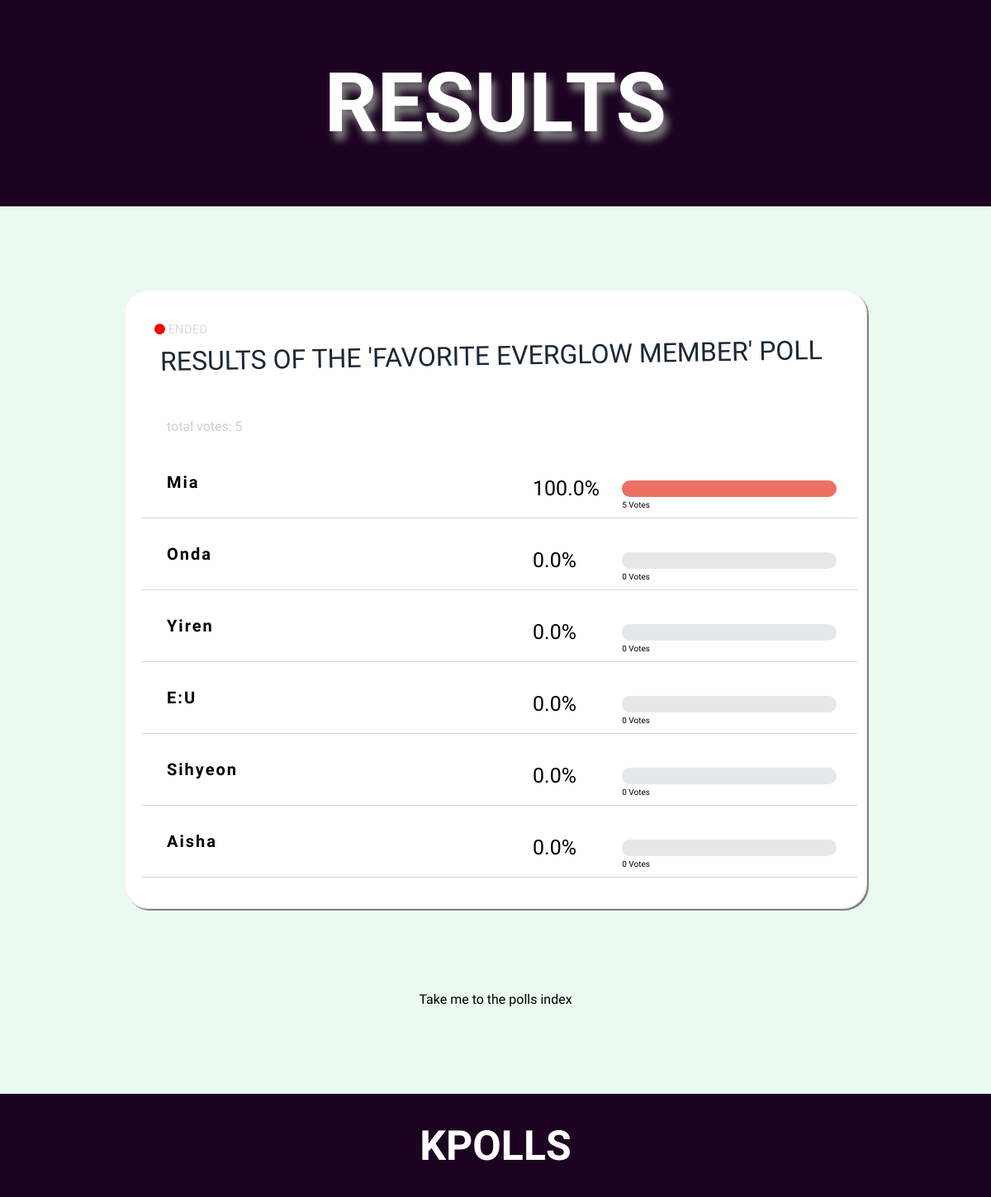
/polls/favorite-everglow-member/results/, run on the app's committed database.
### polls/models.py (models this page shows, shortened)
class Prompt(models.Model):
    prompt_text = models.CharField(max_length=200)
    pub_date = models.DateTimeField('date published')
    rem_date = models.DateTimeField('date removed', null=True)
    slug = models.SlugField(null=False, unique=True)
    ended = models.BooleanField(default=False)

class Choice(models.Model):
        prompt = models.ForeignKey(Prompt, on_delete=models.CASCADE)
        choice_text = models.CharField(max_length=200)
        votes = models.IntegerField(default=0)

### polls/views.py (the view)
# urls.py: path('polls/<slug:slug>/results/', views.ResultsView.as_view(), name='results'),
class ResultsView(generic.DetailView):
    model = Prompt
    template_name = 'polls/results.html'
    def get_queryset(self):
        return Prompt.objects.all()
    def get_context_data(self, **kwargs):
        context = super().get_context_data(**kwargs)
        prompt_names = []
        prompt_votes = []
        for prompt in Prompt.objects.all():
            total_votes_for_each = 0
            prompt_names.append(prompt.prompt_text)
            for choice in prompt.choice_set.all():
                total_votes_for_each += choice.votes
            prompt_votes.append(total_votes_for_each)
        context['namesandvotes'] = dict(zip(prompt_names, prompt_votes))
        return context

### polls/templates/polls/results.html (shortened to what this page needs)
<html>
<head>
    {% load static %}
    <link rel="stylesheet" type="text/css" href="{% static 'polls/css/results style.css' %}" />
    <link rel="stylesheet" href="https://cdnjs.cloudflare.com/ajax/libs/font-awesome/4.7.0/css/font-awesome.min.css">
</head>
<body>
    <header>
        <div class="page-header">
            <h1>RESULTS</h1>
        </div>
    </header>
    <div id="content-wrapper">
        <div class="space"></div>
        <div class="results-container">
            <br>
            {% if prompt.ended == False %}
            <i class="fa fa-circle ongoing"></i>
            {% elif prompt.ended == True %}
            <i class="fa fa-circle ended"></i>
            {% endif %}
            <h1 class="prompt-name-results">Results of the '{{ prompt.prompt_text }}' poll</h1>
            <br>
            <p id="totvotes"></p>
            <ul>
                {% for choice in prompt.choice_set.all|dictsortreversed:"votes" %}
                <li>
                    <div class="item-text"><span>{{ choice.choice_text }}</span></div>
                    <div class="vote-percent">
                        <span id="pcent{{ forloop.counter }}"></span>
                    </div>
                    <div class="vote-bar-container">
                        <div class="vbar">
                            <div id="{{ forloop.counter }}" class="vote-bar"></div>
                        </div>
                        <span>{{ choice.votes }} Vote{{ choice.votes|pluralize }}</span>
                    </div>
                    <br>
                </li>
                {% endfor %}
            </ul>
        </div>
        <div class="space"></div>
        <div class="index-link"><a href="{% url 'polls:pollsindex' %}">Take me to the polls index</a></div><br>
    </div>
    <div class="space"></div>
    <div class="footer-holder">
        <footer>
            <h1>KPOLLS</h1>
        </footer>
    </div>
</body>
</html>

### polls/static/polls/css/results style.css (style rules this page uses)
body, html { color: black; margin: 0px 0px; font-family: "Raleway", serif; font-weight: lighter; background-color: #EAFAF1; width: 100%; position: relative; }
a { text-decoration: none; color: black; }
header { font-family: "Titan One"; color: white; font-weight: 900; background-color: #1C0321; width: 100%; min-height: 250px; max-height: 300px; text-align: center; text-shadow: 5px 10px 10px grey; position: relative; line-height: 250px; }
header h1 { font-weight: 900; height: 250px; margin: 0; }
.page-header { font-size: 50px; position: absolute; width: 100%; margin: auto; }
#content-wrapper { text-align: center; height: auto; min-height: 1000px; margin: auto; padding: 0px 60px; width: 900px; margin-bottom: 100px; }
.space { height: 100px; }
.fa.fa-circle.ended { color: red; float: left; margin-left: 15px; margin-top: 0px; font-size: 15px; }
.fa.fa-circle.ended::after { font-family: "Titan One"; content: ' ended'; opacity: 0.8; color: lightgray; text-transform: uppercase; }
.prompt-name-results { font-family: "Titan One"; font-weight: 100; color: #1C2833; text-transform: uppercase; transform: rotate(-1deg); }
.results-container { background-color: white; border: 2px solid #F2F4F4; border-radius: 30px; margin: auto; height: auto; min-height: 500px; padding: 20px; box-shadow: 2px 2px grey; padding-right: 30px; }
#totvotes { font-family: "Titan One"; color: #CACFD2; text-align: left; padding-left: 30px; }
ul { padding: 0px; }
li { margin-left: 0px; margin-right: 0px; line-height: 80px; display: flex; position: relative; height: 60px; list-style: none; text-align: left; margin-bottom: 1px; padding: 10px; padding-bottom: 15px; border-bottom: 1px solid lightgrey; width: 100%; }
.item-text { width: 50%; padding: 20px; }
.item-text span { line-height: normal; font-size: 20px; font-weight: 900; letter-spacing: 2px; }
.vote-percent { float: right; }
.vote-percent span { font-size: 25px; color: black; }
.vote-bar-container { width: 30%; height: inherit; float: left; margin-right: 25px; position: absolute; right: 0px; }
.vbar { width: 100%; height: 20px; background-color: #E5E7E9; margin-top: 30px; border: 0px solid black; border-radius: 10px; }
.vote-bar { border: 0px solid black; border-radius: 10px; height: 20px; animation-name: votebar; animation-duration: 1s; }
.vote-bar-container span { font-size: 10px; position: absolute; top: 20px; }
.index-link { font-family: "Titan One"; color: #1C2833; }
.footer-holder { width: 100%; height: 125px; position: absolute; bottom: 0; }
footer { height: auto; width: inherit; position: absolute; bottom: 0px; left: 0px; background-color: #1C0321; margin-right: 0px; }
footer h1 { color: white; font-family: "Titan One"; font-size: 50px; text-align: center; }

### data on the page
Prompt: prompt_text "FAVORITE EVERGLOW MEMBER"
Choice: choice_text "Mia", votes "5"
Choice: choice_text "Onda", votes "0"
Choice: choice_text "Yiren", votes "0"
Choice: choice_text "E:U", votes "0"
Choice: choice_text "Sihyeon", votes "0"
Choice: choice_text "Aisha", votes "0"
